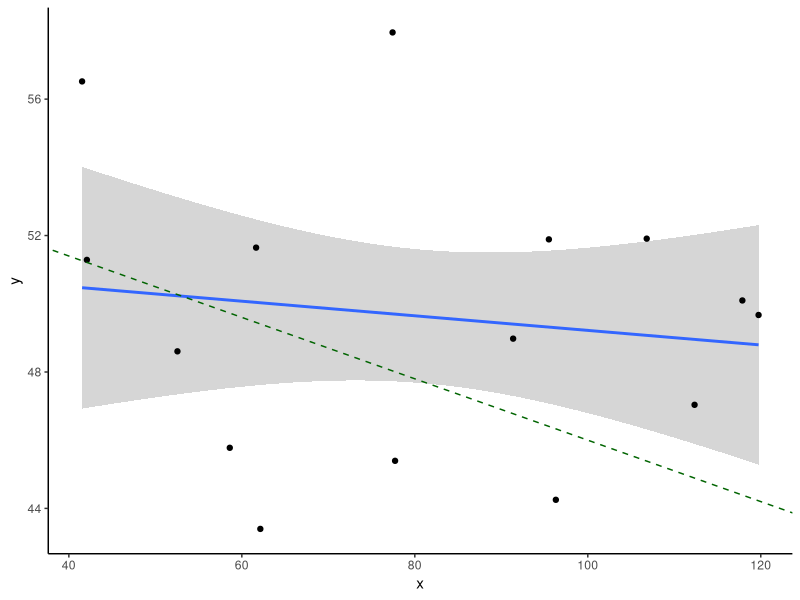
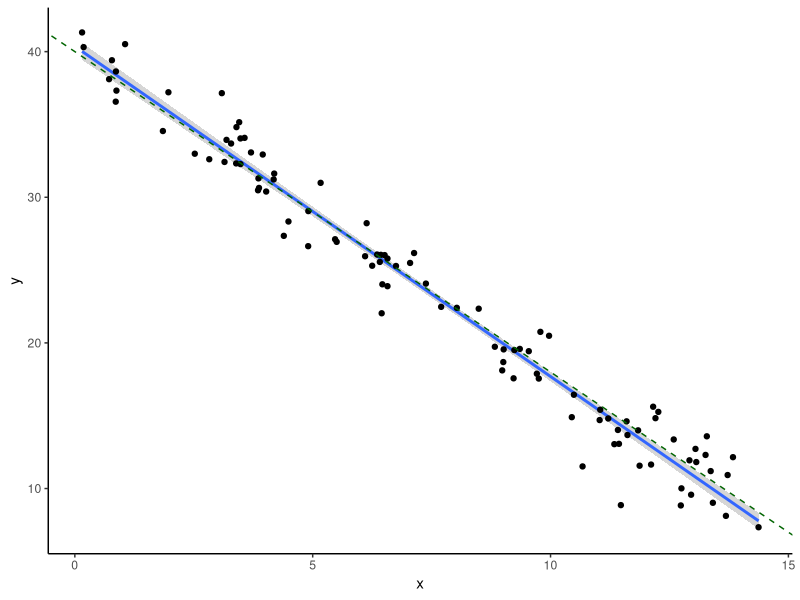
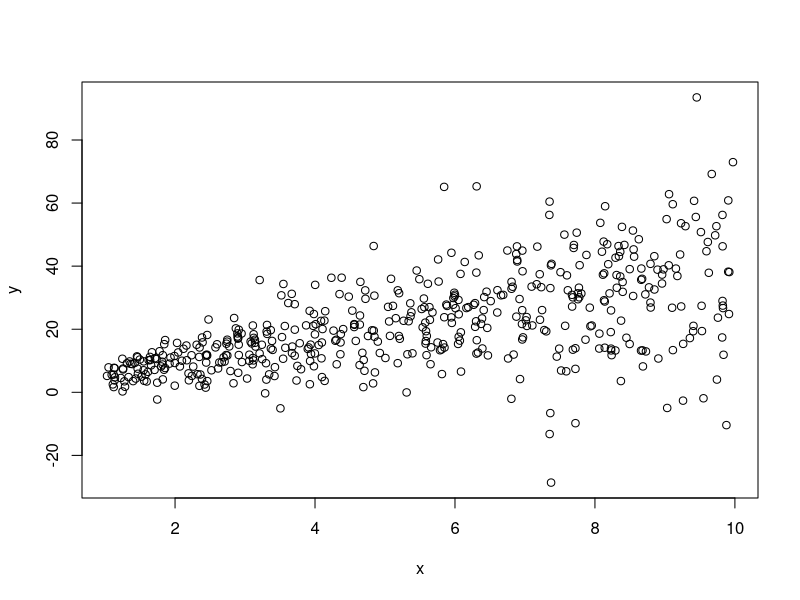
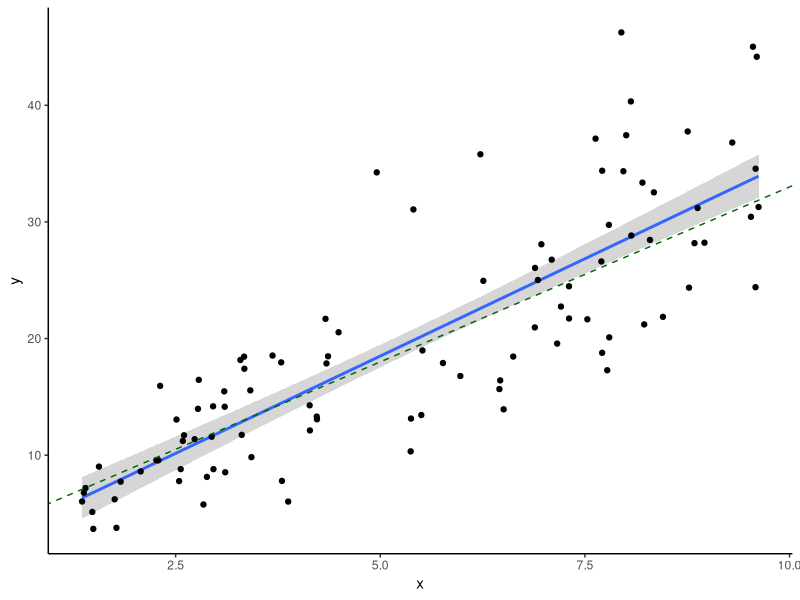
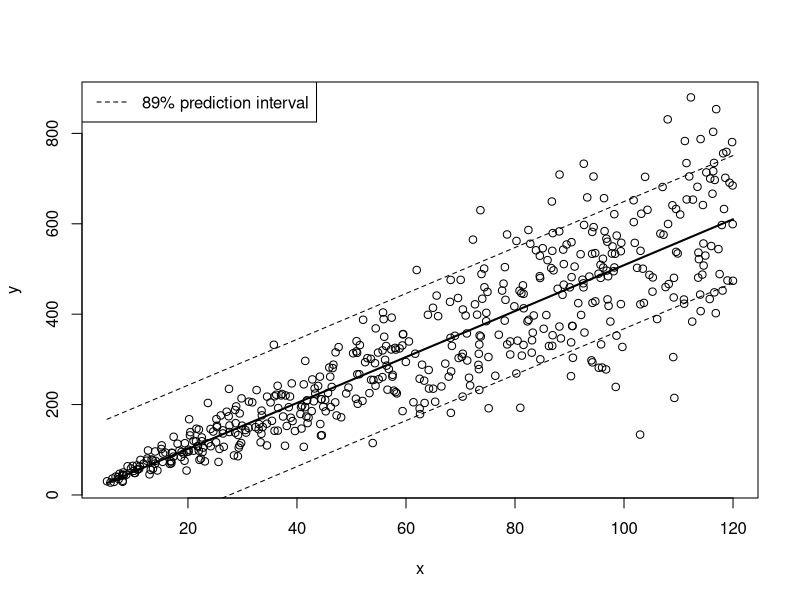
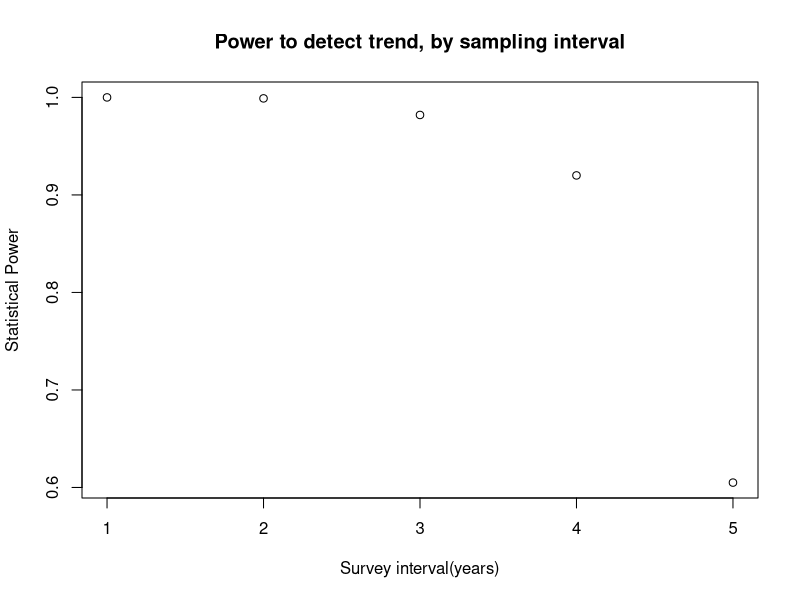
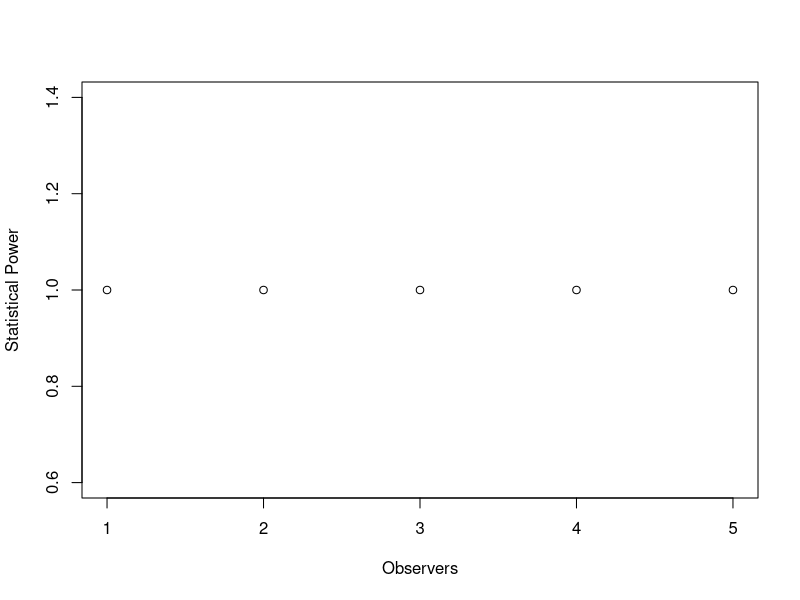
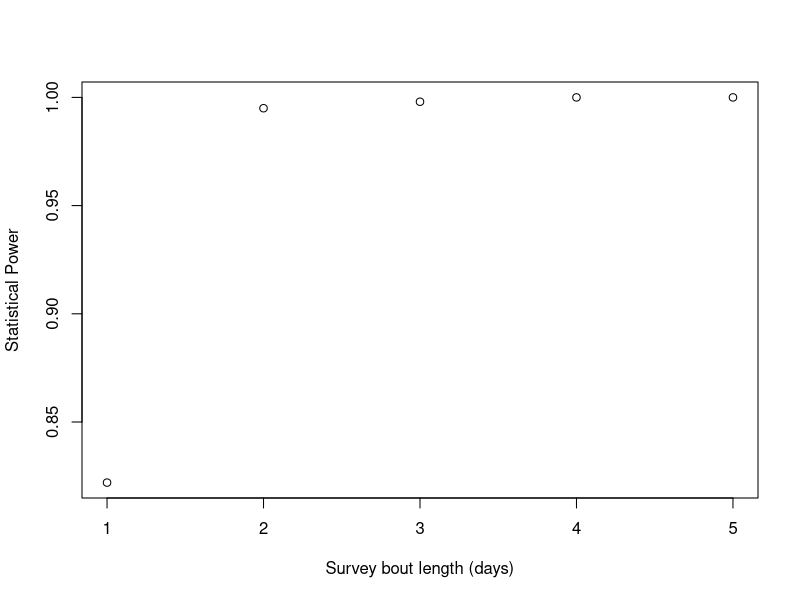

Reproduce these figures in R, in order.
## ---- chunk 1
library(dplyr)
library(ggplot2)
knitr::opts_chunk$set(echo = TRUE,cache = TRUE)
## ---- chunk 2

#  NRES 746, Lab 2               
#   University of Nevada, Reno                      
#   Data generating models  ------------------------------      

## ---- chunk 3


# exercise 2 ---------

# exercise 2.1a

LMDataSim <- function(N,xlims,parms){
  xvals <- runif(N,xlims[1],xlims[2])
  data.frame(
    x = xvals,
    y = rnorm(N, parms[1] + parms[2]*xvals, parms[3]) 
  )
}

## ---- chunk 4

## exercise 2.1b
# parms = c(55,-0.09,6.8)
# simdat=LMDataSim(5,xlims=c(40,120),parms=parms)
LMVerify <- function(simdat,parms,plot=T){
  mod <- lm(y~x,data=simdat)
  out = list()
  out$fitted_parms <- c(coef(mod),sigma=summary(mod)$sigma)
  ci = confint(mod,level = 0.9)
  out$slope_in <- dplyr::between(parms[2],ci[2,1],ci[2,2] )
  if(plot==T){
    a = ggplot(simdat,aes(x=x,y=y)) +
      geom_smooth(method="lm",level=0.9) +
      geom_point() +
      geom_abline(intercept=parms[1],slope=parms[2], col="darkgreen",lty=2) +
      theme_classic()
    print(a)  
  }
  return(out)
}

## ---- chunk 5

trueparms=c(55,-0.09,6.8)
df <- LMDataSim(15,xlims=c(40,120),parms=trueparms)

LMVerify(df, trueparms, plot=T)

## ---- chunk 6

simdat2 <- LMDataSim(N=100,xlims=c(0,15),parms=c(40,-2.2,1.8) )

LMVerify(simdat2, c(40,-2.2,1.8), plot=T)

## ---- chunk 7

inputvector <- c(1:100) # vector of interest
div_by_three <- 0

for(i in 1:length(inputvector)){
  if(i%%3==0){  # if there is zero remainder after dividing by three
    div_by_three <- div_by_three+1   # then increment the storage variable
  }
}

div_by_three

## ---- chunk 8

which(c(FALSE,TRUE,TRUE,FALSE))

## ---- chunk 9

div_by_three <- length(which(inputvector%%3==0))

## ---- chunk 10

# Exercise 2 -------

## exercise 2.2a

# N=100;xlims=c(0,10);parms=c(0,5,2)
LMDataSim2 <- function(N,xlims,parms){
  xvals <-runif(N,xlims[1],xlims[2])
  data.frame(
    x=xvals,
    y=rnorm(N,parms[1]+parms[2]*xvals,parms[3]*abs(parms[1]+parms[2]*xvals))
  )
}

## ---- chunk 11

test <- LMDataSim2(500,xlims=c(1,10),parms=c(1,4,.5))
plot(test)

## ---- chunk 12

simdat <- LMDataSim2(100,xlims=c(1,10),parms=c(3,3,0.3))
LMVerify(simdat, c(3,3,0.3), plot=T)

## ---- chunk 13

##  goodness of fit visualization...

simdat_uv <- LMDataSim2(500,xlims=c(5,120),parms=c(5,5,.25))
mod = lm(y~x, data=simdat_uv)
nd = data.frame(
  x=seq(min(simdat_uv$x),max(simdat_uv$x),length=100)
)
pred = predict(mod,nd,interval="prediction",level=0.89)
plot(simdat_uv)
lines(nd$x, pred[,"fit"],lwd=2)
lines(nd$x, pred[,"lwr"],lwd=1,lty=2)
lines(nd$x, pred[,"upr"],lwd=1,lty=2)
legend("topleft",lty=2,legend="89% prediction interval")

## ---- chunk 14

# Exercise 2.3: power analysis -----------


    ##  first, read in the functions from the "virtual ecologist" lecture. 

## helper function 1 ---------------------------
# function for computing the probability of observing each animal in a single multi-day, multi-observer survey

    # Arguments:
      # N: population abundance
      # people: number of survey participants each day
      # days: survey duration, in days
      # pObs: prob of detection per person per day

SurvProb <- function(N=1000,people=1,days=3,pObs=0.02){
  probPerDay <- 1-(1-pObs)^people      # define the probability of detection per animal per day
  1-(1-probPerDay)^days       # define the probability of detection per animal for the entire survey
}

## function: simulate monitoring data ----------------------------

# develop a function for simulating monitoring data from a declining population

    # Arguments:
      # N0: true initial population abundance
      # trend: proportional change in population size from last year
      # nyears: duration of simulation
      # people: number of survey participants each day
      # days: survey duration, in days
      # survint: survey interval, in years (e.g., 2 means surveys are conducted every other year)

SimulateMonitoringData <- function(N0=1000,trend=-0.03,nyears=25,people=1,days=3,survint=2){
  realAbund <- floor(N0 * (1+trend)^(0:(nyears-1)))   # no fractional individuals
  detected <- sapply(realAbund, function(t)  rbinom(1,t, SurvProb(t,people=people,days=days,pObs=0.02)   ) )
  detected[!c(0:(nyears-1))%%survint==0] <- NA            # if the survey is not performed that year, return a missing value
  detected       # return the number of individuals detected
}

## function: assessing whether or not a decline was detected ------------------------

    # Arguments:
      # monitoringData: simulated results from a long-term monitoring study
      # alpha: define acceptable type-I error rate (acceptable false positive rate)

IsDecline <- function(monitoringData,alpha=0.05){
  time <- 1:length(monitoringData)      # vector of survey years
  model <- lm(monitoringData~time)    # for now, let's use ordinary linear regression (perform linear regression on simulated monitoring data)
  p_value <- summary(model)$coefficients["time","Pr(>|t|)"]      # extract the p-value  
  isdecline <- ifelse(summary(model)$coefficients["time","Estimate"]<0,TRUE,FALSE)     # determine if the simulated monitoring data determined a "significant" decline
  sig_decline <- ifelse((p_value<=alpha)&(isdecline),TRUE,FALSE)    # if declining and significant trend, then the monitoring protocol successfully diagnosed a decline
  return(sig_decline)
}


## ---- chunk 15

# Lab exercise 2.3a: solution

GetPower <- function(N0=1000,trend=-0.03,nyears=25,people=1,days=3,survint=2,alpha=0.05){
  lots=1000
  dats <- replicate(lots, SimulateMonitoringData(N0,trend,nyears,people,days,survint) )
  tests <- apply(dats,2,IsDecline,alpha=alpha)
  sum(tests==TRUE)/lots 
}

## ---- chunk 16

# exercise 2.3b

########  survey intervals 

survints <- c(1:5)
powers <- numeric(length(survints))
for(i in 1:length(survints)){
  powers[i] <- GetPower(survint=survints[i])
}

plot(powers~survints,xlab="Survey interval(years)",ylab="Statistical Power",main="Power to detect trend, by sampling interval") 


#######  number of observers

observers <- c(1:5)
powers <- numeric(length(observers))
for(i in 1:length(observers)){
  powers[i] <- GetPower(people=observers[i])
}
plot(powers~observers,xlab="Observers",ylab="Statistical Power",main="") 


####### days per survey bout

days <- c(1:5)
powers <- numeric(length(days))
for(i in 1:length(days)){
  powers[i] <- GetPower(days=days[i])
}
plot(powers~days,xlab="Survey bout length (days)",ylab="Statistical Power",main="") 
